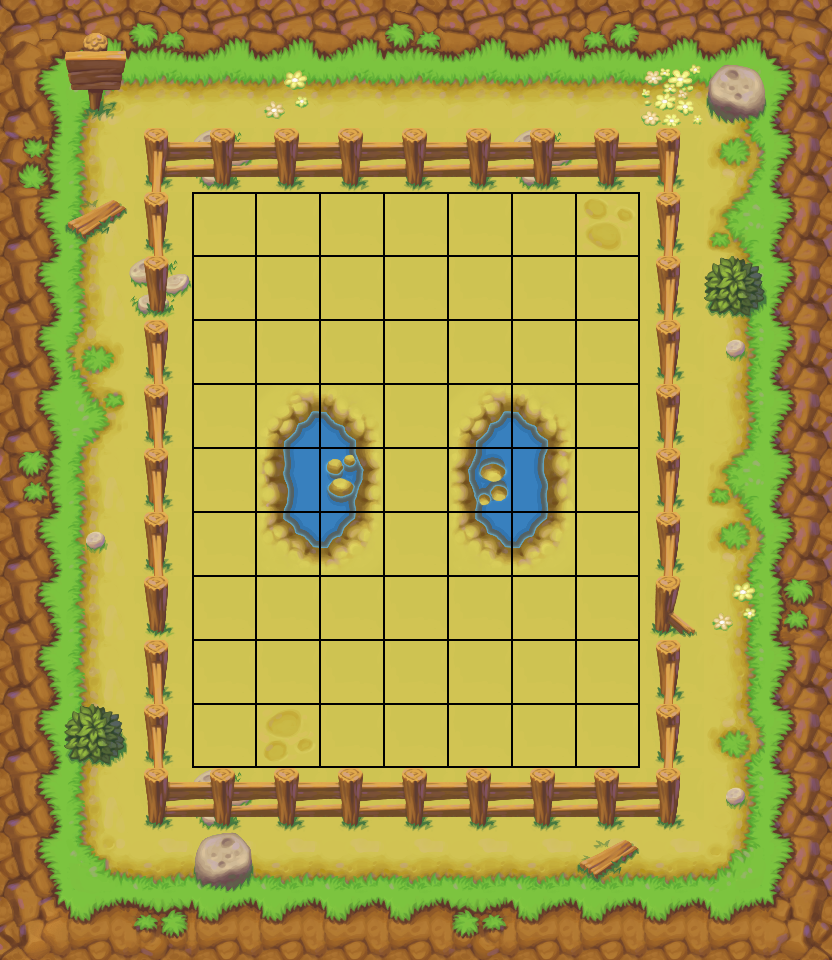

A 2D game scene composited from a Tiled map and its tileset images. What follows is a short description and the map's XML, with every tile layer's data as written:
An orthogonal 13x15 tile map with 64x64 px tiles, 5 tile layers (Background, BackgroundObjects, Foreground, Objects, ...), 2 hidden layers not drawn, 3 tilesets.

<map version="1.2" tiledversion="1.3.2" orientation="orthogonal" renderorder="right-down" compressionlevel="0" width="13" height="15" tilewidth="64" tileheight="64" infinite="0" nextlayerid="8" nextobjectid="1">
 <tileset firstgid="1" name="Glasslands" tilewidth="64" tileheight="64" tilecount="256" columns="16">
  <image source="../Sprites/Tiles/GrasslandTileset/Grassland@64x64.png" width="1024" height="1024" />
 </tileset>
 <tileset firstgid="257" name="Grid" tilewidth="64" tileheight="64" tilecount="9" columns="3">
  <image source="../Sprites/Tiles/Grid/GridTileset.png" width="192" height="192" />
 </tileset>
 <tileset firstgid="266" name="Collsision" tilewidth="64" tileheight="64" tilecount="2" columns="0">
  <grid orientation="orthogonal" width="1" height="1" />
  <tile id="2">
   <image width="64" height="64" source="../Sprites/Tiles/Collision/collisions.png" />
  </tile>
  <tile id="3">
   <image width="64" height="64" source="../Sprites/Tiles/Collision/waterCollision.png" />
  </tile>
 </tileset>
 <layer id="1" name="Background" width="13" height="15">
  <data encoding="csv">
38,41,41,41,41,41,41,41,41,41,41,41,39,
26,1,2,2,2,2,2,2,2,2,2,5,24,
26,49,51,51,51,51,51,51,51,51,51,37,24,
26,49,51,51,51,51,51,51,51,1073741874,51,53,24,
26,49,51,51,51,51,51,51,51,51,51,21,24,
26,33,51,51,51,51,51,51,51,51,51,21,24,
26,17,51,51,11,14,51,11,14,51,51,21,24,
26,49,51,51,27,30,51,1073741867,46,51,51,53,24,
26,49,51,51,59,62,51,59,62,51,51,37,24,
26,49,51,51,51,51,51,51,51,51,51,21,24,
26,49,51,51,51,51,51,51,51,51,51,21,24,
26,49,51,51,50,51,51,51,51,51,51,1073741861,24,
26,49,51,51,51,51,51,51,51,51,51,21,24,
26,65,68,68,68,68,68,68,68,68,68,69,24,
54,9,9,9,9,9,9,9,9,9,9,9,55
</data>
 </layer>
 <layer id="3" name="BackgroundObjects" width="13" height="15">
  <data encoding="csv">
0,90,0,0,0,0,0,0,0,0,0,0,0,
0,106,0,0,0,0,0,0,0,0,0,0,0,
0,0,0,34,0,0,0,0,34,0,0,0,0,
0,0,0,0,0,0,0,0,0,0,0,0,0,
0,0,34,0,0,0,0,0,0,0,0,0,0,
0,0,0,0,0,0,0,0,0,0,0,36,0,
0,0,0,0,0,0,0,0,0,0,0,0,0,
0,0,0,0,0,0,0,0,0,0,0,0,0,
0,36,0,0,0,0,0,0,0,0,0,0,0,
0,0,0,0,0,0,0,0,0,0,0,0,0,
0,0,0,0,0,0,0,0,0,0,0,0,0,
0,0,0,0,0,0,0,0,0,0,0,0,0,
0,0,0,34,0,0,0,0,0,0,0,36,0,
0,0,0,0,0,0,0,0,0,0,0,0,0,
0,0,0,0,0,0,0,0,0,0,0,0,0
</data>
 </layer>
 <layer id="4" name="Foreground" width="13" height="15">
  <data encoding="csv">
98,100,2147483747,100,100,100,2147483747,100,100,99,100,100,101,
114,0,0,0,0,0,0,0,0,0,0,0,117,
1073741954,0,0,0,0,0,0,0,0,0,0,0,117,
114,0,0,0,0,0,0,0,0,0,0,0,117,
114,0,0,0,0,0,0,0,0,0,0,0,117,
114,0,0,0,0,0,0,0,0,0,0,0,117,
114,0,0,0,0,0,0,0,0,0,0,0,117,
130,0,0,0,0,0,0,0,0,0,0,0,117,
114,0,0,0,0,0,0,0,0,0,0,0,117,
114,0,0,0,0,0,0,0,0,0,0,0,133,
114,0,0,0,0,0,0,0,0,0,0,0,117,
114,0,0,0,0,0,0,0,0,0,0,0,117,
114,0,0,0,0,0,0,0,0,0,0,0,117,
114,0,0,0,0,0,0,0,0,0,0,0,117,
146,147,2147483796,147,147,147,147,148,147,147,147,147,149
</data>
 </layer>
 <layer id="2" name="Objects" width="13" height="15">
  <data encoding="csv">
0,90,0,0,0,0,0,0,0,0,0,0,0,
0,0,0,0,132,0,0,0,0,0,131,2147483763,0,
0,0,78,111,111,111,111,111,111,111,80,0,0,
0,63,94,0,0,0,0,0,0,0,96,0,0,
0,0,48,0,0,0,0,0,0,0,96,116,0,
0,0,94,0,0,0,0,0,0,0,96,0,0,
0,0,94,0,0,0,0,0,0,0,96,0,0,
0,0,94,0,0,0,0,0,0,0,96,0,0,
0,0,94,0,0,0,0,0,0,0,96,0,0,
0,0,48,0,0,0,0,0,0,0,64,132,0,
0,0,94,0,0,0,0,0,0,0,96,0,0,
0,116,94,0,0,0,0,0,0,0,96,0,0,
0,0,110,111,111,111,111,111,111,111,112,0,0,
0,0,0,115,0,0,0,0,0,63,0,0,0,
0,0,0,0,0,0,0,0,0,0,0,0,0
</data>
 </layer>
 <layer id="5" name="Grid" width="13" height="15">
  <data encoding="csv">
0,0,0,0,0,0,0,0,0,0,0,0,0,
0,0,0,0,0,0,0,0,0,0,0,0,0,
0,0,0,0,0,0,0,0,0,0,0,0,0,
0,0,0,257,258,258,258,258,258,259,0,0,0,
0,0,0,260,261,261,261,261,261,262,0,0,0,
0,0,0,260,261,261,261,261,261,262,0,0,0,
0,0,0,260,261,261,261,261,261,262,0,0,0,
0,0,0,260,261,261,261,261,261,262,0,0,0,
0,0,0,260,261,261,261,261,261,262,0,0,0,
0,0,0,260,261,261,261,261,261,262,0,0,0,
0,0,0,260,261,261,261,261,261,262,0,0,0,
0,0,0,263,264,264,264,264,264,265,0,0,0,
0,0,0,0,0,0,0,0,0,0,0,0,0,
0,0,0,0,0,0,0,0,0,0,0,0,0,
0,0,0,0,0,0,0,0,0,0,0,0,0
</data>
 </layer>
 <layer id="7" name="WaterCollisions" width="13" height="15" visible="0">
  <data encoding="csv">
0,0,0,0,0,0,0,0,0,0,0,0,0,
0,0,0,0,0,0,0,0,0,0,0,0,0,
0,0,0,0,0,0,0,0,0,0,0,0,0,
0,0,0,0,0,0,0,0,0,0,0,0,0,
0,0,0,0,0,0,0,0,0,0,0,0,0,
0,0,0,0,0,0,0,0,0,0,0,0,0,
0,0,0,0,269,269,0,269,269,0,0,0,0,
0,0,0,0,269,269,0,269,269,0,0,0,0,
0,0,0,0,269,269,0,269,269,0,0,0,0,
0,0,0,0,0,0,0,0,0,0,0,0,0,
0,0,0,0,0,0,0,0,0,0,0,0,0,
0,0,0,0,0,0,0,0,0,0,0,0,0,
0,0,0,0,0,0,0,0,0,0,0,0,0,
0,0,0,0,0,0,0,0,0,0,0,0,0,
0,0,0,0,0,0,0,0,0,0,0,0,0
</data>
 </layer>
 <layer id="6" name="Collisions" width="13" height="15" visible="0">
  <data encoding="csv">
268,268,268,268,268,268,268,268,268,268,268,268,268,
268,268,268,268,268,268,268,268,268,268,268,268,268,
268,268,268,268,268,268,268,268,268,268,268,268,268,
268,268,268,0,0,0,0,0,0,0,268,268,268,
268,268,268,0,0,0,0,0,0,0,268,268,268,
268,268,268,0,0,0,0,0,0,0,268,268,268,
268,268,268,0,0,0,0,0,0,0,268,268,268,
268,268,268,0,0,0,0,0,0,0,268,268,268,
268,268,268,0,0,0,0,0,0,0,268,268,268,
268,268,268,0,0,0,0,0,0,0,268,268,268,
268,268,268,0,0,0,0,0,0,0,268,268,268,
268,268,268,0,0,0,0,0,0,0,268,268,268,
268,268,268,268,268,268,268,268,268,268,268,268,268,
268,268,268,268,268,268,268,268,268,268,268,268,268,
268,268,268,268,268,268,268,268,268,268,268,268,268
</data>
 </layer>
</map>
